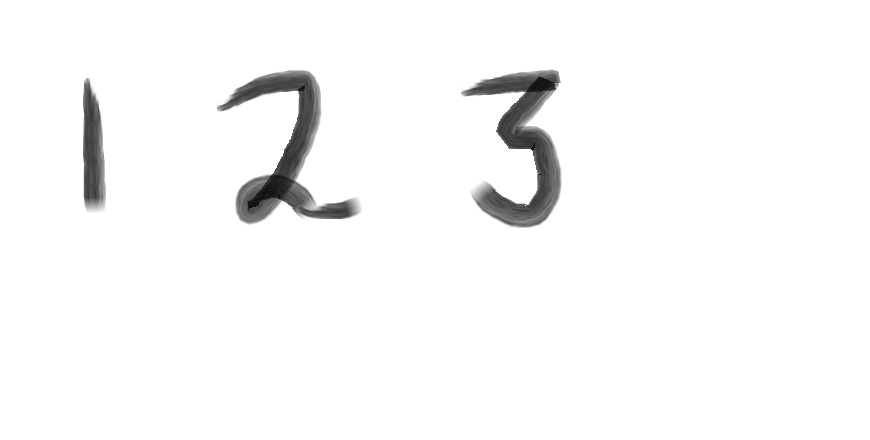
#> input picture test.png, 870 x 440 px
$ python digit_reco.py   (older library calls are emulated)
#> lines starting #> are read from the running program, lines starting #| are printed output that depends on the picture; after the words box and inside, x2 and y2 are one past the last pixel; in counts of white or black regions, pixels touching at a corner belong together
### train.py
import numpy as np
import cv2

#define your functions
def x_cord_contour(contour):
    # contour = np.resize(contour,(1,0))
    # print(str(type(contour)) + str(contour))
    if cv2.contourArea(contour) > 10:
        M = cv2.moments(contour)
        # print((int(M['m10']/M['m00'])))
        return (int(M['m10']/M['m00']))
    else:
        return 0

def makeSquare(not_square):

    BLACK = [0,0,0]
    img_dim = not_square.shape
    height = img_dim[0]
    width = img_dim[1]
    if(height == width):
        square = not_square
        return square
    else:
        doublesize = cv2.resize(not_square, (2*width,2*height), interpolation = cv2.INTER_CUBIC)
        height = height*2
        width = width*2

        if(height > width):
            pad = int((height-width)/2)
            doublesize_square = (cv2.copyMakeBorder(doublesize, 0,0,pad,pad,cv2.BORDER_CONSTANT, value = BLACK))
        else:
            pad = int((width-height)/2)
            doublesize_square = (cv2.copyMakeBorder(doublesize,pad,pad,0,0,cv2.BORDER_CONSTANT, value = BLACK))

    doublesize_square_dim = doublesize_square.shape
    return doublesize_square

#function to resize the image to specifes dimentions
def resize_to_pixel(dimensions, image):
    buffer_fix = 4

    dimensions = dimensions-buffer_fix
    squared = image
    print(type(squared))
    r = float(dimensions)/ squared.shape[1]
    dim = (dimensions, int(squared.shape[0] * r))
    resized = cv2.resize(image, dim, interpolation = cv2.INTER_AREA)
    img_dim2 = resized.shape
    height_r = img_dim2[0]
    width_r = img_dim2[1]
    BLACK = [0,0,0]
    if(height_r > width_r):
        resized = cv2.copyMakeBorder(resized, 0,0,0,1, cv2.BORDER_CONTEST, value = BLACK)
    if(height_r < width_r):
        resized = cv2.copymakerBorder(resized,1,0,0,0, cv2.BORDER_CONSTANT, value = BLACK)
    p = 2
    ReSizedImg = cv2.copyMakeBorder(resized, p,p,p,p,cv2.BORDER_CONSTANT,value= BLACK)
    img_dim = ReSizedImg.shape
    height = img_dim[0]
    width = img_dim[1]
    return ReSizedImg


### digit_reco.py
import numpy as np
import sys
import cv2

from train import *

image = cv2.imread('test.png')
#> image is the input picture: shape (440, 870, 3); min 6, max 255, mean 248.1
cv2.imshow('originial', image)
cv2.waitKey()
gray = cv2.cvtColor(image, cv2.COLOR_BGR2GRAY)
cv2.imshow('gary image', gray)
cv2.waitKey()

blurred = cv2.GaussianBlur(gray, (5,5), 0)
cv2.imshow('blurred img', blurred)
cv2.waitKey()

edged = cv2.Canny(blurred, 30,150)
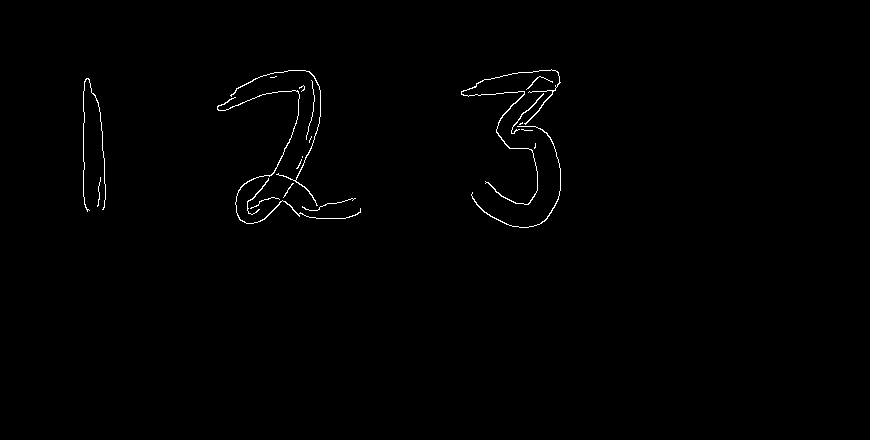
#> edged: shape (440, 870); 0.6% white in thin lines or dots, all inside (x1, y1, x2, y2) = (83, 69, 561, 228)
cv2.imshow("edged image", edged)
cv2.waitKey()
#find contours
_ ,contours, _ = cv2.findContours(edged.copy(), cv2.RETR_EXTERNAL, cv2.CHAIN_APPROX_SIMPLE)
#> contours = 21 contours, 15 with area under 20; largest, box (x1, y1, x2, y2) and area: (461, 69, 561, 205) 114, (217, 90, 361, 224) 94, (230, 70, 321, 206) 62, (471, 126, 561, 228) 52, (511, 93, 544, 134) 30, (247, 178, 269, 215) 24
#print(contours)
#sort out the controues frm left to righ
contours = sorted(contours, key = x_cord_contour, reverse = False)
full_number = []

#loopong over the contours
for c in contours:
    (x,y,w,h) = cv2.boundingRect(c)
    cv2.drawContours(image, contours,-1, (0,255,0), 3)
    cv2.imshow("Countors_img", image)


    if w >=5  and h>=25:
        roi = blurred[y:y+h, x:x+w]
        knn = cv2.ml.KNearest_create()

        ret, roi=cv2.threshold(roi,127,255,cv2.THRESH_BINARY_INV)
        #roi=int(roi)
        print(type(roi))
        squared = makeSquare(roi)
        final = resize_to_pixel(20,squared)
        cv2.imshow("final_img", final)
        final_array = final.reshape((1,400))
        final_array = final_array.astype(np.float32)
#> (the run stopped early here; a loop or call above may not have finished)
